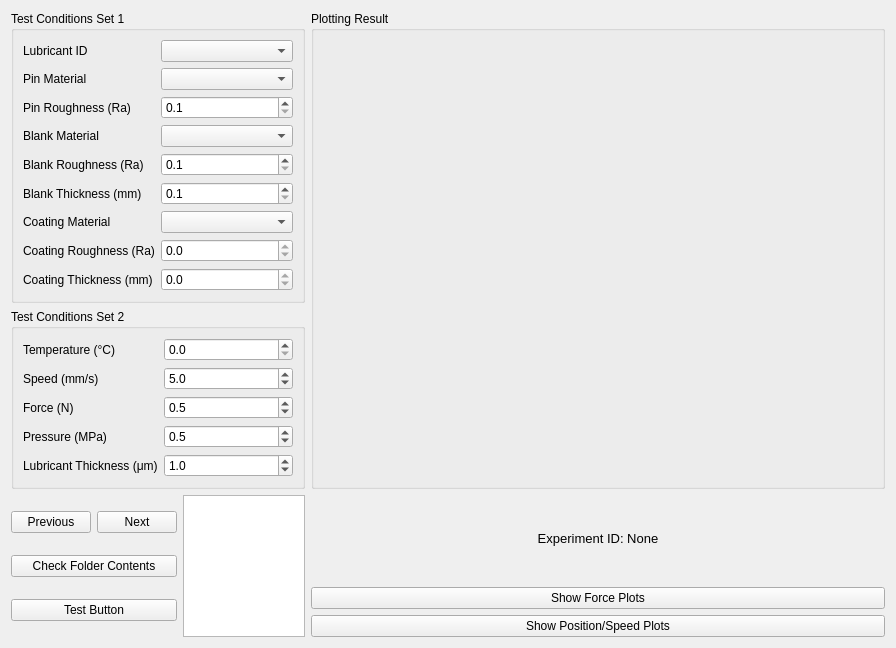
<?xml version="1.0" encoding="UTF-8"?>
<ui version="4.0">
 <class>TestConditionsWindow</class>
 <widget class="QWidget" name="TestConditionsWindow">
  <property name="geometry">
   <rect>
    <x>0</x>
    <y>0</y>
    <width>896</width>
    <height>648</height>
   </rect>
  </property>
  <property name="windowTitle">
   <string>Form</string>
  </property>
  <property name="styleSheet">
   <string notr="true"/>
  </property>
  <layout class="QGridLayout" name="gridLayout">
   <item row="0" column="0" colspan="2">
    <layout class="QVBoxLayout" name="verticalLayout_3">
     <item>
      <widget class="QGroupBox" name="testConditionsSet1">
       <property name="font">
        <font>
         <pointsize>9</pointsize>
        </font>
       </property>
       <property name="title">
        <string>Test Conditions Set 1</string>
       </property>
       <layout class="QVBoxLayout" name="verticalLayout">
        <item>
         <layout class="QFormLayout" name="formLayout_3">
          <item row="0" column="0">
           <widget class="QLabel" name="lubricantIdLabel">
            <property name="font">
             <font>
              <pointsize>9</pointsize>
             </font>
            </property>
            <property name="text">
             <string>Lubricant ID</string>
            </property>
           </widget>
          </item>
          <item row="0" column="1">
           <widget class="QComboBox" name="lubricantIdComboBox">
            <property name="font">
             <font>
              <pointsize>9</pointsize>
             </font>
            </property>
           </widget>
          </item>
          <item row="1" column="0">
           <widget class="QLabel" name="pinMaterialLabel">
            <property name="font">
             <font>
              <pointsize>9</pointsize>
             </font>
            </property>
            <property name="text">
             <string>Pin Material</string>
            </property>
           </widget>
          </item>
          <item row="1" column="1">
           <widget class="QComboBox" name="pinMaterialComboBox">
            <property name="font">
             <font>
              <pointsize>9</pointsize>
             </font>
            </property>
           </widget>
          </item>
          <item row="2" column="0">
           <widget class="QLabel" name="pinRoughnessLabel">
            <property name="font">
             <font>
              <pointsize>9</pointsize>
             </font>
            </property>
            <property name="text">
             <string>Pin Roughness (Ra)</string>
            </property>
           </widget>
          </item>
          <item row="2" column="1">
           <widget class="QDoubleSpinBox" name="pinRoughnessDoubleSpinBox">
            <property name="font">
             <font>
              <pointsize>9</pointsize>
             </font>
            </property>
            <property name="decimals">
             <number>1</number>
            </property>
            <property name="minimum">
             <double>0.100000000000000</double>
            </property>
            <property name="maximum">
             <double>2.000000000000000</double>
            </property>
            <property name="singleStep">
             <double>0.100000000000000</double>
            </property>
           </widget>
          </item>
          <item row="3" column="0">
           <widget class="QLabel" name="blankMaterialLabel">
            <property name="font">
             <font>
              <pointsize>9</pointsize>
             </font>
            </property>
            <property name="text">
             <string>Blank Material</string>
            </property>
           </widget>
          </item>
          <item row="3" column="1">
           <widget class="QComboBox" name="blankMaterialComboBox">
            <property name="font">
             <font>
              <pointsize>9</pointsize>
             </font>
            </property>
           </widget>
          </item>
          <item row="4" column="0">
           <widget class="QLabel" name="blankRoughnessLabel">
            <property name="font">
             <font>
              <pointsize>9</pointsize>
             </font>
            </property>
            <property name="text">
             <string>Blank Roughness (Ra)</string>
            </property>
           </widget>
          </item>
          <item row="4" column="1">
           <widget class="QDoubleSpinBox" name="blankRoughnessDoubleSpinBox">
            <property name="font">
             <font>
              <pointsize>9</pointsize>
             </font>
            </property>
            <property name="decimals">
             <number>1</number>
            </property>
            <property name="minimum">
             <double>0.100000000000000</double>
            </property>
            <property name="maximum">
             <double>2.000000000000000</double>
            </property>
            <property name="singleStep">
             <double>0.100000000000000</double>
            </property>
           </widget>
          </item>
          <item row="5" column="0">
           <widget class="QLabel" name="blankRoughnessLabel_2">
            <property name="font">
             <font>
              <pointsize>9</pointsize>
             </font>
            </property>
            <property name="text">
             <string>Blank Thickness (mm)</string>
            </property>
           </widget>
          </item>
          <item row="5" column="1">
           <widget class="QDoubleSpinBox" name="blankThicknessDoubleSpinBox">
            <property name="font">
             <font>
              <pointsize>9</pointsize>
             </font>
            </property>
            <property name="decimals">
             <number>1</number>
            </property>
            <property name="minimum">
             <double>0.100000000000000</double>
            </property>
            <property name="maximum">
             <double>10.000000000000000</double>
            </property>
            <property name="singleStep">
             <double>0.100000000000000</double>
            </property>
           </widget>
          </item>
          <item row="6" column="0">
           <widget class="QLabel" name="coatingMaterialLabel">
            <property name="font">
             <font>
              <pointsize>9</pointsize>
             </font>
            </property>
            <property name="text">
             <string>Coating Material</string>
            </property>
           </widget>
          </item>
          <item row="6" column="1">
           <widget class="QComboBox" name="coatingMaterialComboBox">
            <property name="font">
             <font>
              <pointsize>9</pointsize>
             </font>
            </property>
           </widget>
          </item>
          <item row="7" column="0">
           <widget class="QLabel" name="coatingThicknessLabel_2">
            <property name="font">
             <font>
              <pointsize>9</pointsize>
             </font>
            </property>
            <property name="text">
             <string>Coating Roughness (Ra)</string>
            </property>
           </widget>
          </item>
          <item row="7" column="1">
           <widget class="QDoubleSpinBox" name="coatingRoughnessDoubleSpinBox">
            <property name="font">
             <font>
              <pointsize>9</pointsize>
             </font>
            </property>
            <property name="decimals">
             <number>1</number>
            </property>
            <property name="minimum">
             <double>0.000000000000000</double>
            </property>
            <property name="maximum">
             <double>0.000000000000000</double>
            </property>
            <property name="singleStep">
             <double>0.100000000000000</double>
            </property>
           </widget>
          </item>
          <item row="8" column="0">
           <widget class="QLabel" name="coatingThicknessLabel">
            <property name="font">
             <font>
              <pointsize>9</pointsize>
             </font>
            </property>
            <property name="text">
             <string>Coating Thickness (mm)</string>
            </property>
           </widget>
          </item>
          <item row="8" column="1">
           <widget class="QDoubleSpinBox" name="coatingThicknessDoubleSpinBox">
            <property name="font">
             <font>
              <pointsize>9</pointsize>
             </font>
            </property>
            <property name="decimals">
             <number>1</number>
            </property>
            <property name="minimum">
             <double>0.000000000000000</double>
            </property>
            <property name="maximum">
             <double>0.000000000000000</double>
            </property>
            <property name="singleStep">
             <double>0.100000000000000</double>
            </property>
           </widget>
          </item>
         </layout>
        </item>
       </layout>
      </widget>
     </item>
     <item>
      <widget class="QGroupBox" name="groupBox_2">
       <property name="font">
        <font>
         <pointsize>9</pointsize>
        </font>
       </property>
       <property name="inputMethodHints">
        <set>Qt::ImhNone</set>
       </property>
       <property name="title">
        <string>Test Conditions Set 2</string>
       </property>
       <layout class="QVBoxLayout" name="verticalLayout_2">
        <item>
         <layout class="QFormLayout" name="formLayout_2">
          <item row="0" column="0">
           <widget class="QLabel" name="temperatureLabel">
            <property name="font">
             <font>
              <pointsize>9</pointsize>
             </font>
            </property>
            <property name="text">
             <string>Temperature (°C)</string>
            </property>
           </widget>
          </item>
          <item row="0" column="1">
           <widget class="QDoubleSpinBox" name="temperatureDoubleSpinBox">
            <property name="font">
             <font>
              <pointsize>9</pointsize>
             </font>
            </property>
            <property name="decimals">
             <number>1</number>
            </property>
            <property name="minimum">
             <double>0.000000000000000</double>
            </property>
            <property name="maximum">
             <double>1000.000000000000000</double>
            </property>
            <property name="singleStep">
             <double>10.000000000000000</double>
            </property>
           </widget>
          </item>
          <item row="1" column="1">
           <widget class="QDoubleSpinBox" name="speedDoubleSpinBox_2">
            <property name="font">
             <font>
              <pointsize>9</pointsize>
             </font>
            </property>
            <property name="decimals">
             <number>1</number>
            </property>
            <property name="minimum">
             <double>1.000000000000000</double>
            </property>
            <property name="maximum">
             <double>500.000000000000000</double>
            </property>
            <property name="singleStep">
             <double>5.000000000000000</double>
            </property>
            <property name="value">
             <double>5.000000000000000</double>
            </property>
           </widget>
          </item>
          <item row="2" column="0">
           <widget class="QLabel" name="forceLabel">
            <property name="font">
             <font>
              <pointsize>9</pointsize>
             </font>
            </property>
            <property name="text">
             <string>Force (N)</string>
            </property>
           </widget>
          </item>
          <item row="2" column="1">
           <widget class="QDoubleSpinBox" name="forceDoubleSpinBox">
            <property name="font">
             <font>
              <pointsize>9</pointsize>
             </font>
            </property>
            <property name="decimals">
             <number>1</number>
            </property>
            <property name="minimum">
             <double>0.100000000000000</double>
            </property>
            <property name="singleStep">
             <double>0.500000000000000</double>
            </property>
            <property name="value">
             <double>0.500000000000000</double>
            </property>
           </widget>
          </item>
          <item row="4" column="0">
           <widget class="QLabel" name="lubricantVolumeLabel">
            <property name="font">
             <font>
              <pointsize>9</pointsize>
             </font>
            </property>
            <property name="text">
             <string>Lubricant Thickness (μm)</string>
            </property>
           </widget>
          </item>
          <item row="4" column="1">
           <widget class="QDoubleSpinBox" name="lubricantThicknessDoubleSpinBox">
            <property name="font">
             <font>
              <pointsize>9</pointsize>
             </font>
            </property>
            <property name="decimals">
             <number>1</number>
            </property>
            <property name="minimum">
             <double>0.100000000000000</double>
            </property>
            <property name="value">
             <double>1.000000000000000</double>
            </property>
           </widget>
          </item>
          <item row="3" column="1">
           <widget class="QDoubleSpinBox" name="pressureDoubleSpinBox_2">
            <property name="font">
             <font>
              <pointsize>9</pointsize>
             </font>
            </property>
            <property name="decimals">
             <number>1</number>
            </property>
            <property name="minimum">
             <double>0.100000000000000</double>
            </property>
            <property name="singleStep">
             <double>0.500000000000000</double>
            </property>
            <property name="value">
             <double>0.500000000000000</double>
            </property>
           </widget>
          </item>
          <item row="3" column="0">
           <widget class="QLabel" name="pressureLabel">
            <property name="font">
             <font>
              <pointsize>9</pointsize>
             </font>
            </property>
            <property name="text">
             <string>Pressure (MPa)</string>
            </property>
           </widget>
          </item>
          <item row="1" column="0">
           <widget class="QLabel" name="speedLabel">
            <property name="font">
             <font>
              <pointsize>9</pointsize>
             </font>
            </property>
            <property name="text">
             <string>Speed (mm/s)</string>
            </property>
           </widget>
          </item>
         </layout>
        </item>
       </layout>
      </widget>
     </item>
    </layout>
   </item>
   <item row="1" column="0" rowspan="3">
    <layout class="QVBoxLayout" name="verticalLayout_4">
     <item>
      <layout class="QHBoxLayout" name="horizontalLayout">
       <item>
        <widget class="QPushButton" name="previousBtn">
         <property name="font">
          <font>
           <pointsize>9</pointsize>
          </font>
         </property>
         <property name="text">
          <string>Previous</string>
         </property>
         <property name="checkable">
          <bool>false</bool>
         </property>
        </widget>
       </item>
       <item>
        <widget class="QPushButton" name="nextBtn">
         <property name="font">
          <font>
           <pointsize>9</pointsize>
          </font>
         </property>
         <property name="text">
          <string>Next</string>
         </property>
        </widget>
       </item>
      </layout>
     </item>
     <item>
      <widget class="QPushButton" name="checkFolderBtn">
       <property name="font">
        <font>
         <pointsize>9</pointsize>
        </font>
       </property>
       <property name="text">
        <string>Check Folder Contents</string>
       </property>
      </widget>
     </item>
     <item>
      <widget class="QPushButton" name="testBtn">
       <property name="font">
        <font>
         <pointsize>9</pointsize>
        </font>
       </property>
       <property name="text">
        <string>Test Button</string>
       </property>
      </widget>
     </item>
    </layout>
   </item>
   <item row="1" column="1" rowspan="3">
    <widget class="QListWidget" name="experimentsListWidget"/>
   </item>
   <item row="1" column="2">
    <widget class="QLabel" name="titleLabel">
     <property name="font">
      <font>
       <pointsize>10</pointsize>
      </font>
     </property>
     <property name="inputMethodHints">
      <set>Qt::ImhNone</set>
     </property>
     <property name="text">
      <string>Experiment ID: None</string>
     </property>
     <property name="alignment">
      <set>Qt::AlignCenter</set>
     </property>
    </widget>
   </item>
   <item row="2" column="2">
    <widget class="QPushButton" name="viewForcePlotBtn">
     <property name="font">
      <font>
       <pointsize>9</pointsize>
      </font>
     </property>
     <property name="text">
      <string>Show Force Plots</string>
     </property>
    </widget>
   </item>
   <item row="3" column="2">
    <widget class="QPushButton" name="viewSpeedPlotBtn">
     <property name="font">
      <font>
       <pointsize>9</pointsize>
      </font>
     </property>
     <property name="styleSheet">
      <string notr="true"/>
     </property>
     <property name="text">
      <string>Show Position/Speed Plots</string>
     </property>
    </widget>
   </item>
   <item row="0" column="2">
    <widget class="QGroupBox" name="groupBox">
     <property name="font">
      <font>
       <pointsize>9</pointsize>
      </font>
     </property>
     <property name="title">
      <string>Plotting Result</string>
     </property>
     <layout class="QVBoxLayout" name="verticalLayout_5">
      <item>
       <widget class="MplWidget" name="plotWidget" native="true">
        <property name="minimumSize">
         <size>
          <width>550</width>
          <height>420</height>
         </size>
        </property>
        <property name="autoFillBackground">
         <bool>false</bool>
        </property>
       </widget>
      </item>
     </layout>
    </widget>
   </item>
  </layout>
 </widget>
 <customwidgets>
  <customwidget>
   <class>MplWidget</class>
   <extends>QWidget</extends>
   <header location="global">mplwidget.h</header>
   <container>1</container>
  </customwidget>
 </customwidgets>
 <resources/>
 <connections/>
</ui>
